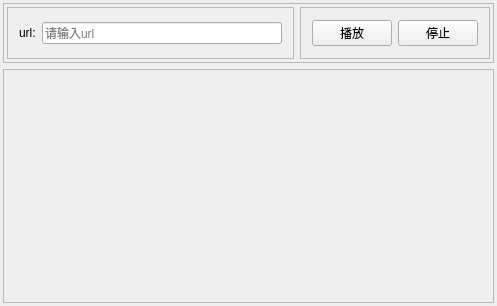
<?xml version="1.0" encoding="UTF-8"?>
<ui version="4.0">
 <class>ZDRtspDlgClass</class>
 <widget class="QWidget" name="ZDRtspDlgClass">
  <property name="geometry">
   <rect>
    <x>0</x>
    <y>0</y>
    <width>497</width>
    <height>306</height>
   </rect>
  </property>
  <property name="windowTitle">
   <string>ZDRtspDlg</string>
  </property>
  <layout class="QGridLayout" name="gridLayout_3">
   <property name="leftMargin">
    <number>3</number>
   </property>
   <property name="topMargin">
    <number>3</number>
   </property>
   <property name="rightMargin">
    <number>3</number>
   </property>
   <property name="bottomMargin">
    <number>3</number>
   </property>
   <item row="0" column="0">
    <widget class="QFrame" name="frame">
     <property name="minimumSize">
      <size>
       <width>0</width>
       <height>60</height>
      </size>
     </property>
     <property name="maximumSize">
      <size>
       <width>16777215</width>
       <height>60</height>
      </size>
     </property>
     <property name="frameShape">
      <enum>QFrame::StyledPanel</enum>
     </property>
     <property name="frameShadow">
      <enum>QFrame::Raised</enum>
     </property>
     <layout class="QHBoxLayout" name="horizontalLayout">
      <property name="leftMargin">
       <number>3</number>
      </property>
      <property name="topMargin">
       <number>3</number>
      </property>
      <property name="rightMargin">
       <number>3</number>
      </property>
      <property name="bottomMargin">
       <number>3</number>
      </property>
      <item>
       <widget class="QFrame" name="frame_3">
        <property name="frameShape">
         <enum>QFrame::StyledPanel</enum>
        </property>
        <property name="frameShadow">
         <enum>QFrame::Raised</enum>
        </property>
        <layout class="QGridLayout" name="gridLayout">
         <item row="0" column="1">
          <widget class="QLineEdit" name="le_filePath">
           <property name="placeholderText">
            <string>请输入url</string>
           </property>
          </widget>
         </item>
         <item row="0" column="0">
          <widget class="QLabel" name="label">
           <property name="text">
            <string>url:</string>
           </property>
          </widget>
         </item>
        </layout>
       </widget>
      </item>
      <item>
       <widget class="QFrame" name="frame_4">
        <property name="frameShape">
         <enum>QFrame::StyledPanel</enum>
        </property>
        <property name="frameShadow">
         <enum>QFrame::Raised</enum>
        </property>
        <layout class="QHBoxLayout" name="horizontalLayout_2">
         <item>
          <widget class="QPushButton" name="pb_play">
           <property name="text">
            <string>播放</string>
           </property>
          </widget>
         </item>
         <item>
          <widget class="QPushButton" name="pb_stop">
           <property name="text">
            <string>停止</string>
           </property>
          </widget>
         </item>
        </layout>
       </widget>
      </item>
     </layout>
    </widget>
   </item>
   <item row="1" column="0">
    <widget class="QFrame" name="frame_2">
     <property name="frameShape">
      <enum>QFrame::StyledPanel</enum>
     </property>
     <property name="frameShadow">
      <enum>QFrame::Raised</enum>
     </property>
     <layout class="QGridLayout" name="gridLayout_2">
      <property name="leftMargin">
       <number>3</number>
      </property>
      <property name="topMargin">
       <number>3</number>
      </property>
      <property name="rightMargin">
       <number>3</number>
      </property>
      <property name="bottomMargin">
       <number>3</number>
      </property>
      <item row="0" column="0">
       <widget class="QStackedWidget" name="stackedWidget">
        <widget class="QWidget" name="page"/>
        <widget class="QWidget" name="page_2"/>
       </widget>
      </item>
     </layout>
    </widget>
   </item>
  </layout>
 </widget>
 <layoutdefault spacing="6" margin="11"/>
 <resources/>
 <connections/>
</ui>
